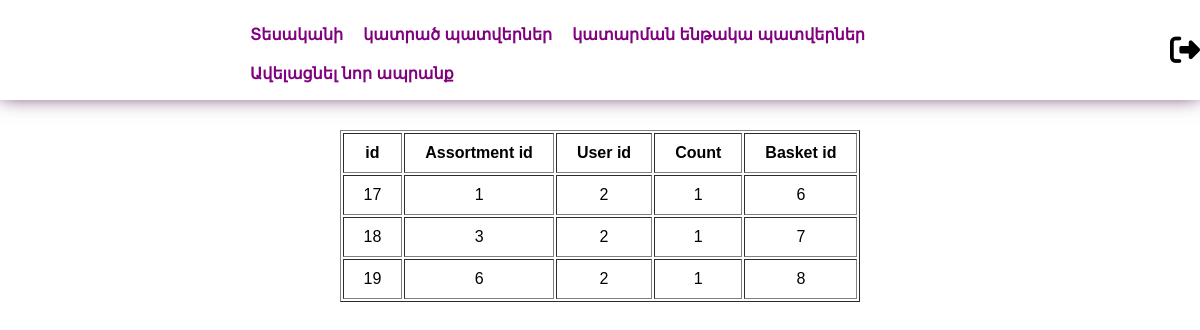
The page /admin/pages/done.php on the database its author committed.
### tables this page shows
CREATE TABLE `admin_basket` (
  `Admin_Basket_ID` int(11) NOT NULL,
  `Assortment_ID` int(11) NOT NULL,
  `User_ID` int(11) NOT NULL,
  `Count` int(6) NOT NULL,
  `Basket_ID` int(11) NOT NULL,
  `Ordered` tinyint(1) NOT NULL DEFAULT '0'
);

### admin/pages/done.php (the view, shortened to what this page needs)
<?php
include ("../../config/config.php");
?>
<!DOCTYPE html>
<html lang="en">
<head>
    <link rel="stylesheet" href="https://cdnjs.cloudflare.com/ajax/libs/font-awesome/6.4.2/css/all.min.css"
 />
    <link rel="stylesheet" href="../css/done.css">
    <link rel="stylesheet" href="../css/style.css">
</head>
<header>
    <nav>
        <ul>
            <li><a href="../index.php">Տեսականի</a></li>
            <li><a href="done.php">կատրած պատվերներ </a></li>
            <li><a href="wait.php">կատարման ենթակա պատվերներ</a></li>
            <li><a href="addProduct.php">Ավելացնել նոր ապրանք</a></li>
        </ul>
    </nav>
    <a href="../../actions/logoutAction.php" class="logout">
        <i class=" fa-solid fa-right-from-bracket"></i>
    </a>
</header>
<body>
    <table class="table" border="1" cellspasing="0">
        <thead>
            <tr>
                <th scope="col">id</th>
                <th scope="col">Assortment id</th>
                <th scope="col">User id</th>
                <th scope="col">Count</th>
                <th scope="col">Basket id</th>
            </tr>
        </thead>
        <tbody>
            <?php
    $sql = "SELECT * FROM `admin_basket` WHERE ordered=true ";
    $result = mysqli_query($con, $sql);
    while ($row = mysqli_fetch_assoc($result)) {
        ?>
            <tr>
                <td><?php echo $row['Admin_Basket_ID']; ?></td>
                <td><a
                        href="product.php?product_id=<?=$row['Assortment_ID'] ?>"><?php echo $row['Assortment_ID']; ?></a>
                </td>
                <td>
                    <a href="user.php?user_id=<?=$row['User_ID'] ?>"><?php echo $row['User_ID']; ?></a>
                </td>
                <td><?php echo $row['Count']; ?></td>
                <td><?php echo $row['Basket_ID']; ?></td>
            </tr>
            <?php
    }
    ?>
        </tbody>
    </table>
</body>
</html>

### admin/css/done.css (style rules this page uses)
table { margin: auto; margin-top: 30px; }
th { padding:10px 20px; }
td { text-align: center; padding:10px 20px; }
table a { text-decoration: none; color: black; }

### admin/css/style.css (style rules this page uses)
* { box-sizing: border-box; margin: 0; padding: 0; }
body { font-family: Arial, sans-serif; background-color: rgb(255, 255, 255); }
header { width: 100%; height: 100px; padding-top: 10px; display: flex; background-color: white; box-shadow: 0px -5px 20px #400040; position: sticky; z-index: 10; top: 0; left: 0; }
nav { height: 80px; margin-left: 20%; padding-top: 5px; }
nav ul { cursor: pointer; list-style-type: none; }
header nav ul li { position: relative; float: left; }
header nav ul li a { padding: 10px; font-size: 16px; display: block; text-decoration: none; font-weight: bold; color: purple; }
i { color: rgb(0, 0, 0); text-decoration: none; font-size: 30px; }
.logout { margin-top: 25px; margin-left: 12%; }

### rows shown on the page
admin_basket: Admin_Basket_ID "17", Assortment_ID "1", User_ID "2", Count "1", Basket_ID "6"
admin_basket: Admin_Basket_ID "18", Assortment_ID "3", User_ID "2", Count "1", Basket_ID "7"
admin_basket: Admin_Basket_ID "19", Assortment_ID "6", User_ID "2", Count "1", Basket_ID "8"
